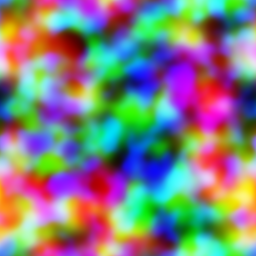
#> input picture quickshell/shaders/rauschen.png, 256 x 256 px
$ python wallpaper_bild.py ../../quickshell/shaders/rauschen.png
#> lines starting #> are read from the running program, lines starting #| are printed output that depends on the picture
#!/usr/bin/env python3
# Hintergrund fürs Theme „ghost“ aus dem Wallpaper (wallpapercave.com/wp/wp15726322.png, 3822×1600, Wunsch des Benutzers):
#   theme/background.jpg, theme/background_load.jpg (LOAD GAME: weich + links dunkel), plymouth/szene.png
# Auf 1800 px Höhe skaliert und so zugeschnitten, dass das Katana bei ~64 % steht – links bleibt dunkler Himmel fürs Menü.
# Aufruf: wallpaper_bild.py ~/.cache/grub-ghost/quelle/wallpaper.png
import os
import sys

import numpy as np
from PIL import Image, ImageFilter

HIER = os.path.dirname(os.path.abspath(__file__))
W, H = 2880, 1800
KATANA_X = 2078                      # Griff des Katanas im Original (px), landet bei 64 % der Breite

wp = Image.open(sys.argv[1]).convert('RGBA')
flach = Image.new('RGB', wp.size, (0, 0, 0))
#> flach: PIL image 256x256 RGB; every value is 0
flach.paste(wp, mask=wp.getchannel('A'))
#> flach is the input picture: PIL image 256x256 RGB; mean R, G, B 127.5, 127.5, 127.5
s = H / wp.height
#> s = 7.03
gross = flach.resize((round(wp.width * s), H), Image.LANCZOS)
x0 = min(max(0, round(KATANA_X * s - 0.64 * W)), gross.width - W)
#> x0 = -1080
bild = gross.crop((x0, 0, x0 + W, H))
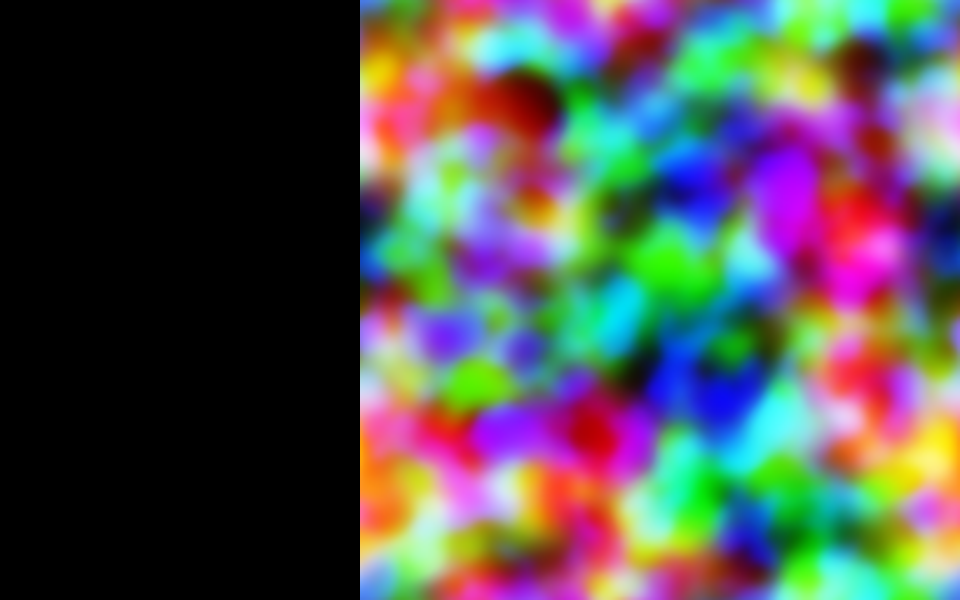
#> bild: PIL image 2880x1800 RGB (shown at 1/3 size); mean R, G, B 79.7, 79.7, 79.7

os.makedirs(f'{HIER}/theme', exist_ok=True)
os.makedirs(f'{HIER}/plymouth', exist_ok=True)
bild.save(f'{HIER}/theme/background.jpg', quality=95, optimize=True, progressive=False, subsampling=0)
bild.save(f'{HIER}/plymouth/szene.png', optimize=True)

u = np.linspace(0, 1, W, dtype=np.float32)[None, :]
dunkel = np.asarray(bild.filter(ImageFilter.GaussianBlur(16)), dtype=np.float32) / 255
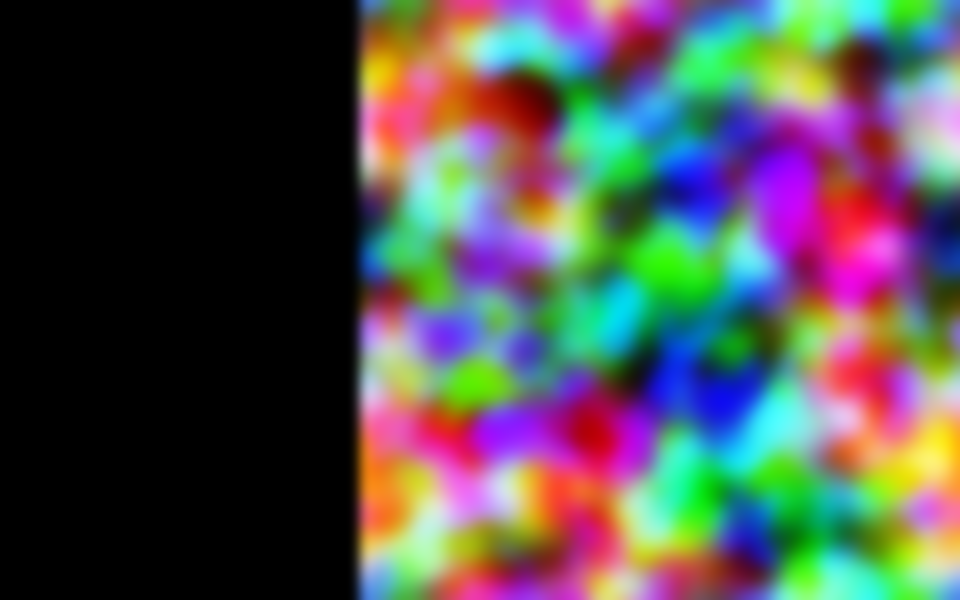
#> dunkel: shape (1800, 2880, 3) float32 (shown at 1/3 size); mean R, G, B 0.312, 0.313, 0.313
dunkel = dunkel * (0.28 + 0.47 * np.clip((u - 0.12) / 0.8, 0, 1))[..., None]
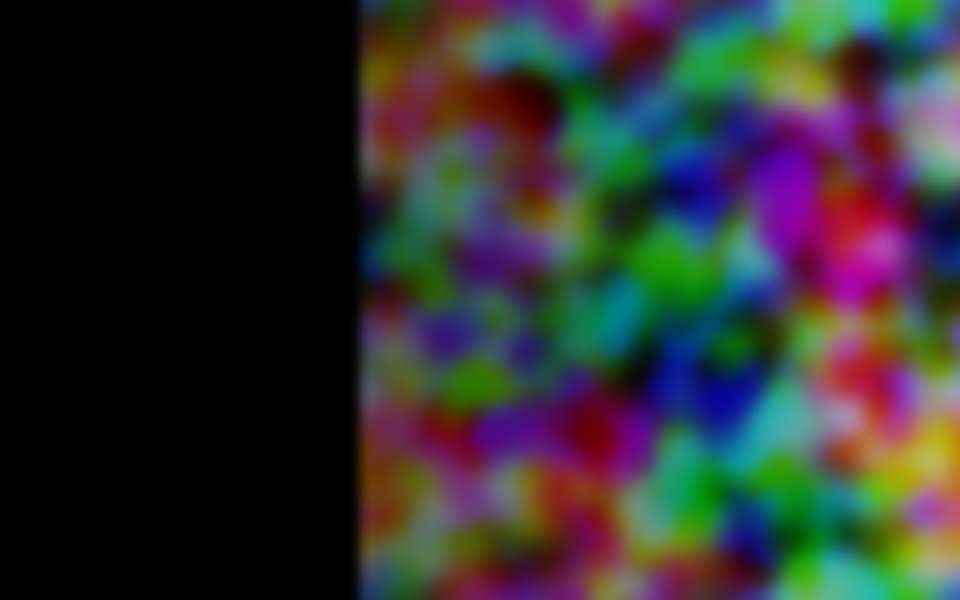
#> dunkel: shape (1800, 2880, 3) float32 (shown at 1/3 size); mean R, G, B 0.188, 0.19, 0.191
Image.fromarray((np.clip(dunkel, 0, 1) * 255 + 0.5).astype(np.uint8)).save(
    f'{HIER}/theme/background_load.jpg', quality=90, optimize=True, progressive=False, subsampling=0)
print('fertig: Ausschnitt ab x =', x0, 'von', gross.width)
#| fertig: Ausschnitt ab x = -1080 von 1800
